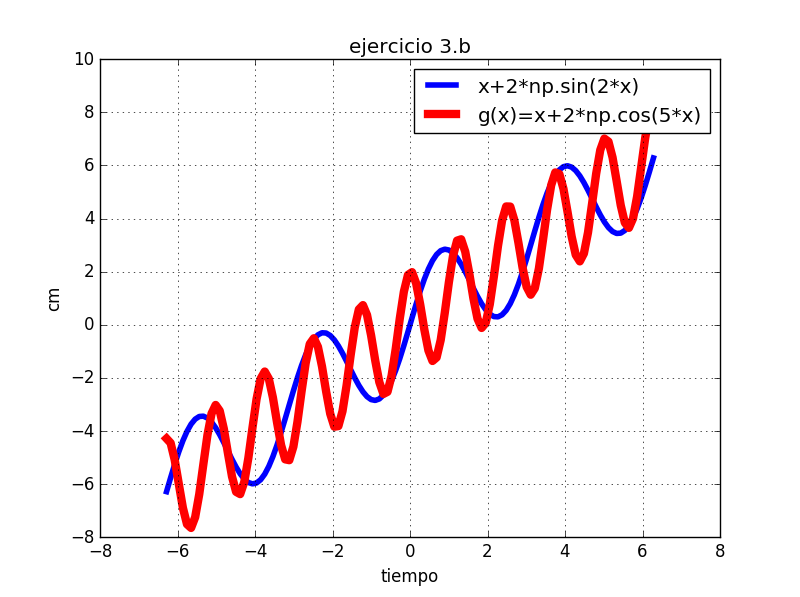

The Python source for this figure:
#MARTHA ELENA NIEVES MORA
#LABORATORIO 3B
#EJERCICIO 3b



import matplotlib.pyplot as plt
import numpy as np
import math

x=np.linspace(-2*math.pi,2*math.pi,120)

y=x+2*np.sin(2*x)
z=x+2*np.cos(5*x)
plt.plot(x,y, linewidth=4, color='b', label='x+2*np.sin(2*x)')
plt.plot(x,z, linewidth=6, color='r', label='g(x)=x+2*np.cos(5*x)')
plt.legend()
plt.title('ejercicio 3.b')
plt.xlabel('tiempo')
plt.ylabel('cm')
plt.grid(True)
plt.show()
